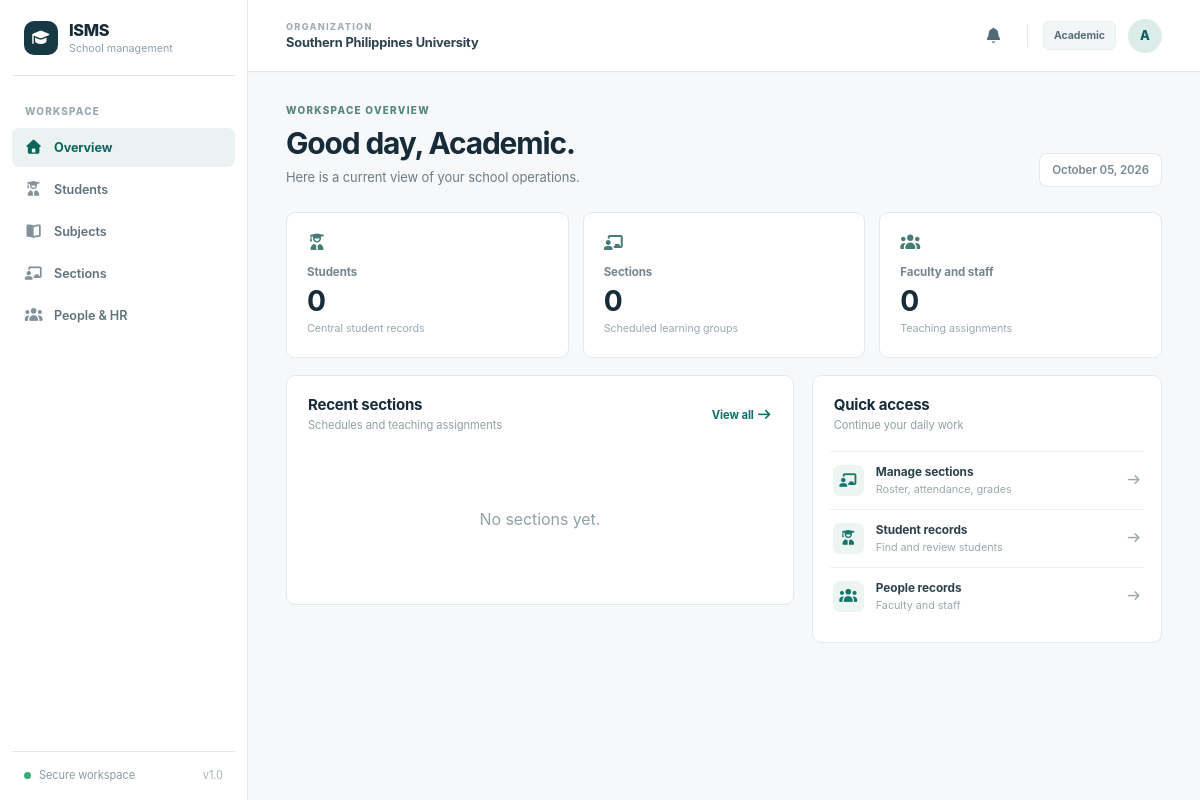
Page /dashboard (signed in) on the committed database.
### models.py (models this page shows)
class User(db.Model):
    id = db.Column(db.Integer, primary_key=True)
    email = db.Column(db.String(255), unique=True, nullable=False, index=True)
    full_name = db.Column(db.String(160), nullable=False)
    password_hash = db.Column(db.String(255), nullable=False)
    role = db.Column(db.String(20), nullable=False)
    is_active = db.Column(db.Boolean, nullable=False, default=True)
    created_at = db.Column(db.DateTime(timezone=True), default=utcnow, nullable=False)
    last_login_at = db.Column(db.DateTime(timezone=True))
    notifications = db.relationship("Notification", backref="user", cascade="all, delete-orphan")

### app.py (the view, shortened to what this page needs)
    @app.route("/dashboard")
    @role_required()
    def dashboard():
        if g.user.role == "student":
            student = g.user.student
            return render_template("student_portal.html", student=student,
                                   enrollments=student.enrollments if student else [],
                                   charges=student.charges if student else [],
                                   grades=student.grades if student else [])
        metrics = {
            "applicants": db.session.scalar(db.select(func.count(Applicant.id))) or 0,
            "students": db.session.scalar(db.select(func.count(Student.id))) or 0,
            "sections": db.session.scalar(db.select(func.count(Section.id))) or 0,
            "employees": db.session.scalar(db.select(func.count(Employee.id))) or 0,
            "pending": db.session.scalar(db.select(func.count(Applicant.id)).where(Applicant.status.in_(["submitted", "under_review"]))) or 0,
            "accepted": db.session.scalar(db.select(func.count(Applicant.id)).where(Applicant.status == "accepted")) or 0,
            "active_employees": db.session.scalar(db.select(func.count(Employee.id)).where(Employee.status == "active")) or 0,
            "staff_present_today": db.session.scalar(db.select(func.count(EmployeeAttendance.id)).where(
                EmployeeAttendance.on_date == date.today(), EmployeeAttendance.status == "present")) or 0,
        }
        recent = db.session.scalars(db.select(Applicant).order_by(Applicant.created_at.desc()).limit(5)).all() if g.user.role in {"admin", "admissions"} else []
        recent_charges = db.session.scalars(db.select(FeeCharge).order_by(FeeCharge.created_at.desc()).limit(5)).all() if g.user.role == "finance" else []
        recent_employees = db.session.scalars(db.select(Employee).order_by(Employee.created_at.desc()).limit(5)).all() if g.user.role == "hr" else []
        recent_sections = []
        if g.user.role in {"academic", "teacher"}:
            query = db.select(Section)
            if g.user.role == "teacher":
                query = query.where(Section.teacher_id == (g.user.employee.id if g.user.employee else -1))
            query = query.order_by(Section.school_year.desc(), Section.id.desc()).limit(5)
            recent_sections = db.session.scalars(query).all()
        billed = collected = Decimal("0")
        if g.user.role == "finance":
            finance_charges = db.session.scalars(db.select(FeeCharge).where(FeeCharge.voided.is_(False))).all()
            billed = sum((item.amount for item in finance_charges), Decimal("0"))
            collected = sum((item.paid for item in finance_charges), Decimal("0"))
        return render_template("dashboard.html", metrics=metrics, recent=recent,
                               recent_charges=recent_charges, recent_employees=recent_employees,
                               recent_sections=recent_sections, billed=billed, collected=collected)

### templates/dashboard.html (shortened to what this page needs)
{% extends 'base.html' %}
{% macro metric(label, value, note, icon, href, money=false) %}
<a class="metric-card" href="{{ href }}"><span class="metric-icon"><i class="fa-solid {{ icon }}" aria-hidden="true"></i></span><span class="metric-label">{{ label }}</span><strong{% if money %} class="money-value"{% endif %}>{{ value }}</strong><small>{{ note }}</small></a>
{% endmacro %}
{% macro quick(title, note, icon, href) %}
<a href="{{ href }}"><span class="quick-icon"><i class="fa-solid {{ icon }}" aria-hidden="true"></i></span><span><strong>{{ title }}</strong><small>{{ note }}</small></span><span><i class="fa-solid fa-arrow-right" aria-hidden="true"></i></span></a>
{% endmacro %}
{% block content %}
<div class="page-heading">
  <div><div class="eyebrow">WORKSPACE OVERVIEW</div><h1>Good day, {{ current_user.full_name.split(' ')[0] }}.</h1><p>Here is a current view of your school operations.</p></div>
  <span class="date-chip">{{ today.strftime('%B %d, %Y') }}</span>
</div>
<div class="metric-grid{% if current_user.role in ['academic', 'teacher'] %} three{% endif %}">
  {% if current_user.role == 'admin' %}
    {{ metric('Applications', metrics.applicants, metrics.pending ~ ' awaiting review', 'fa-clipboard-list', url_for('applications')) }}
    {{ metric('Students', metrics.students, 'Central student records', 'fa-user-graduate', url_for('students')) }}
    {{ metric('Sections', metrics.sections, 'Scheduled learning groups', 'fa-chalkboard-user', url_for('sections')) }}
    {{ metric('Employees', metrics.employees, 'Faculty and staff records', 'fa-users', url_for('employees')) }}
  {% elif current_user.role == 'academic' %}
    {{ metric('Students', metrics.students, 'Central student records', 'fa-user-graduate', url_for('students')) }}
    {{ metric('Sections', metrics.sections, 'Scheduled learning groups', 'fa-chalkboard-user', url_for('sections')) }}
    {{ metric('Faculty and staff', metrics.employees, 'Teaching assignments', 'fa-users', url_for('employees')) }}
  {% elif current_user.role == 'teacher' %}
    {{ metric('My sections', metrics.sections, 'Assigned learning groups', 'fa-chalkboard-user', url_for('sections')) }}
    {{ metric('My students', metrics.students, 'Enrolled in your sections', 'fa-user-graduate', url_for('students')) }}
  {% endif %}
</div>
<div class="content-grid">
  <section class="panel">
    {% if current_user.role in ['admin', 'admissions'] %}
      <div class="panel-head"><div><h2>Recent applications</h2><p>Latest admission activity</p></div><a class="text-link" href="{{ url_for('applications') }}">View all <i class="fa-solid fa-arrow-right" aria-hidden="true"></i></a></div>
      {% if recent %}<div class="table-wrap"><table><thead><tr><th>Applicant</th><th>Program</th><th>Status</th><th></th></tr></thead><tbody>
        {% for item in recent %}<tr><td><strong>{{ item.full_name }}</strong><small>{{ item.reference }}</small></td><td>{{ item.program }}</td><td><span class="pill {{ item.status }}">{{ item.status|replace('_',' ')|title }}</span></td><td><a class="row-link" href="{{ url_for('application_detail', applicant_id=item.id) }}">View <i class="fa-solid fa-arrow-right" aria-hidden="true"></i></a></td></tr>{% endfor %}
      </tbody></table></div>{% else %}<div class="empty-state"><p>No applications yet.</p></div>{% endif %}
    {% else %}
      <div class="panel-head"><div><h2>{% if current_user.role == 'teacher' %}My sections{% else %}Recent sections{% endif %}</h2><p>Schedules and teaching assignments</p></div><a class="text-link" href="{{ url_for('sections') }}">View all <i class="fa-solid fa-arrow-right" aria-hidden="true"></i></a></div>
      {% if recent_sections %}<div class="table-wrap"><table><thead><tr><th>Section</th><th>Subject</th><th>Schedule</th><th></th></tr></thead><tbody>
        {% for item in recent_sections %}<tr><td><strong>{{ item.code }}</strong><small>{{ item.school_year }} · {{ item.term }}</small></td><td>{{ item.subject.code }} · {{ item.subject.title }}</td><td>{{ item.schedule }}</td><td><a class="row-link" href="{{ url_for('section_detail', section_id=item.id) }}">View <i class="fa-solid fa-arrow-right" aria-hidden="true"></i></a></td></tr>{% endfor %}
      </tbody></table></div>{% else %}<div class="empty-state"><p>No sections yet.</p></div>{% endif %}
    {% endif %}
  </section>
  <section class="panel quick-panel">
    <div class="panel-head"><div><h2>Quick access</h2><p>Continue your daily work</p></div></div>
    <div class="quick-list">
      {% if current_user.role in ['admin', 'academic', 'teacher'] %}{{ quick('Manage sections', 'Roster, attendance, grades', 'fa-chalkboard-user', url_for('sections')) }}{% endif %}
      {% if current_user.role in ['admin', 'academic', 'teacher', 'finance', 'admissions'] %}{{ quick('Student records', 'Find and review students', 'fa-user-graduate', url_for('students')) }}{% endif %}
      {% if current_user.role in ['admin', 'hr', 'academic'] %}{{ quick('People records', 'Faculty and staff', 'fa-users', url_for('employees')) }}{% endif %}
    </div>
  </section>
</div>
{% endblock %}

### templates/base.html (shortened to what this page needs)
<!doctype html>
<html lang="en">
<head>
  <link rel="stylesheet" href="{{ url_for('static', filename='vendor/fontawesome/css/fontawesome.min.css') }}">
  <link rel="stylesheet" href="{{ url_for('static', filename='vendor/fontawesome/css/solid.min.css') }}">
  <link rel="stylesheet" href="{{ url_for('static', filename='css/app.css') }}">
  <link rel="stylesheet" href="{{ url_for('static', filename='css/theme.css') }}">
</head>
<body class="{% if not current_user %}public-body{% if request.endpoint in ['login', 'apply'] %} campus-auth-body{% endif %}{% endif %}">
{% if current_user %}
<div class="app-shell">
  <aside class="sidebar" id="sidebar">
    <a class="brand" href="{{ url_for('dashboard') }}">
      <span class="brand-mark"><i class="fa-solid fa-graduation-cap" aria-hidden="true"></i></span>
      <span><strong>ISMS</strong><small>School management</small></span>
    </a>
    <div class="nav-label">WORKSPACE</div>
    <nav class="nav" aria-label="Main navigation">
      <a class="nav-link {% if request.endpoint == 'dashboard' %}active{% endif %}" href="{{ url_for('dashboard') }}"><span class="nav-icon"><i class="fa-solid fa-house" aria-hidden="true"></i></span>Overview</a>
      {% if current_user.role in ['admin','admissions','academic','finance','teacher'] %}<a class="nav-link {% if request.endpoint in ['students','student_detail'] %}active{% endif %}" href="{{ url_for('students') }}"><span class="nav-icon"><i class="fa-solid fa-user-graduate" aria-hidden="true"></i></span>Students</a>{% endif %}
      {% if current_user.role in ['admin','academic','teacher'] %}
      <a class="nav-link {% if request.endpoint == 'subjects' %}active{% endif %}" href="{{ url_for('subjects') }}"><span class="nav-icon"><i class="fa-solid fa-book-open" aria-hidden="true"></i></span>Subjects</a>
      <a class="nav-link {% if request.endpoint in ['sections','section_detail'] %}active{% endif %}" href="{{ url_for('sections') }}"><span class="nav-icon"><i class="fa-solid fa-chalkboard-user" aria-hidden="true"></i></span>Sections</a>
      {% endif %}
      {% if current_user.role in ['admin','hr','academic'] %}<a class="nav-link {% if request.endpoint in ['employees','employee_detail'] %}active{% endif %}" href="{{ url_for('employees') }}"><span class="nav-icon"><i class="fa-solid fa-users" aria-hidden="true"></i></span>People & HR</a>{% endif %}
    </nav>
    <div class="sidebar-foot"><span class="status-dot"></span>Secure workspace <span class="sidebar-version">v1.0</span></div>
  </aside>
  <div class="main-area">
    <header class="topbar">
      <div class="school-name"><span class="topbar-eyebrow">ORGANIZATION</span><strong>{{ app_name }}</strong></div>
      <div class="top-actions">
        <div class="notification-anchor" data-notification-root>
          <button class="notification-trigger" type="button" aria-label="Notifications{% if unread_notifications %}, {{ unread_notifications }} unread{% endif %}" aria-haspopup="true" aria-expanded="false" aria-controls="notification-popover" data-notification-toggle>
            <i class="fa-solid fa-bell" aria-hidden="true"></i>
          </button>
        </div>
        <span class="role-badge">{{ current_user.role|replace('_',' ')|title }}</span>
        <a class="avatar" href="{{ url_for('account') }}" aria-label="Account settings for {{ current_user.full_name }}">{{ current_user.full_name[0]|upper }}</a>
      </div>
    </header>
    <main class="content">{% block content %}{% endblock %}</main>
  </div>
</div>
{% else %}
<main class="public-main">{% block public_content %}{% endblock %}</main>
{% endif %}
</body>
</html>

### rows in the picture
User: role "Academic", full_name "A", full_name "Academic"

### other values in the picture
{{ app_name }} "Southern Philippines University"
{{ label }} "Students Sections Faculty and staff"
{{ value }} "0 0 0"
{{ note }} "Central student records Scheduled learning groups Teaching assignments"
{{ title }} "Manage sections Student records People records"
{{ note }} "Roster, attendance, grades Find and review students Faculty and staff"
